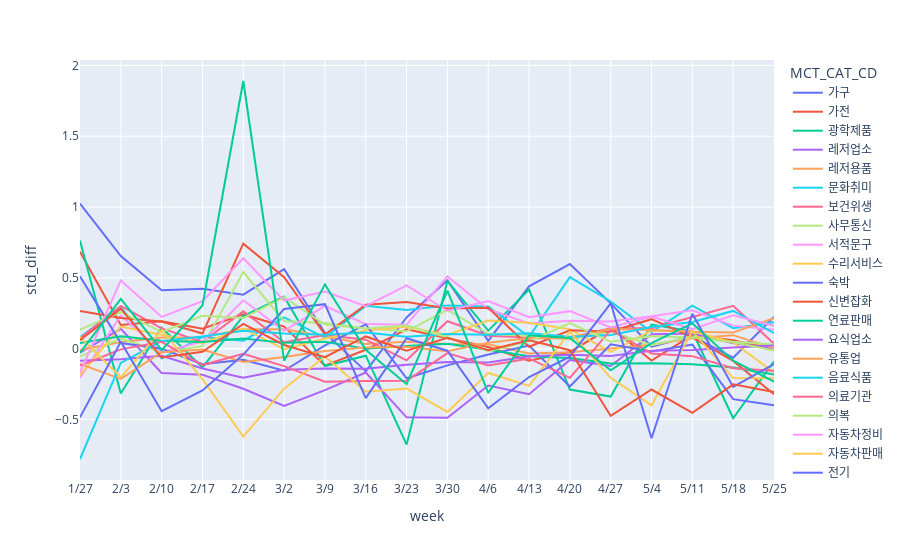

Notebook source saved alongside this figure:
### Code cell
fig = px.line(std_cnt_diff2, x="week", y="std_diff", color='MCT_CAT_CD')

fig.update_layout(
    xaxis = dict(
        tickmode = 'array',
        tickvals = np.arange(0, len(test2)),
        ticktext = test2
    )
)
fig.show()

### Figure 1 — Plotly figure (JSON) as saved in the notebook; plotly's stock layout.template omitted (floating-point values rounded to 4 significant figures)
{"data": [{"hovertemplate": "MCT_CAT_CD=가구<br>week=%{x}<br>std_diff=%{y}<extra></extra>", "legendgroup": "가구", "line": {"color": "#636efa", "dash": "solid"}, "mode": "lines", "name": "가구", "orientation": "v", "showlegend": true, "type": "scatter", "x": [5, 6, 7, 8, 9, 10, 11, 12, 13, 14, 15, 16, 17, 18, 19, 20, 21, 22], "xaxis": "x", "y": [1.025, 0.6546, 0.412, 0.4231, 0.3816, 0.5611, 0.113, -0.16, 0.2203, 0.4839, 0.05504, 0.4407, 0.5978, 0.3199, 0.01469, 0.08927, -0.0642, 0.2248], "yaxis": "y"}, {"hovertemplate": "MCT_CAT_CD=가전<br>week=%{x}<br>std_diff=%{y}<extra></extra>", "legendgroup": "가전", "line": {"color": "#EF553B", "dash": "solid"}, "mode": "lines", "name": "가전", "orientation": "v", "showlegend": true, "type": "scatter", "x": [5, 6, 7, 8, 9, 10, 11, 12, 13, 14, 15, 16, 17, 18, 19, 20, 21, 22], "xaxis": "x", "y": [0.6855, 0.168, 0.1932, 0.1409, 0.2421, 0.1559, -0.1198, -0.007603, 0.1368, 0.07329, 0.01221, -0.08417, -0.02306, 0.1495, -0.08391, 0.09585, 0.05979, -0.002055], "yaxis": "y"}, {"hovertemplate": "MCT_CAT_CD=광학제품<br>week=%{x}<br>std_diff=%{y}<extra></extra>", "legendgroup": "광학제품", "line": {"color": "#00cc96", "dash": "solid"}, "mode": "lines", "name": "광학제품", "orientation": "v", "showlegend": true, "type": "scatter", "x": [5, 6, 7, 8, 9, 10, 11, 12, 13, 14, 15, 16, 17, 18, 19, 20, 21, 22], "xaxis": "x", "y": [0.7638, -0.3157, 0.1498, -0.1325, 0.2309, 0.3676, -0.1223, -0.04912, -0.6772, 0.4778, 0.1277, 0.4173, -0.2881, -0.338, 0.171, 0.1216, -0.4913, -0.08856], "yaxis": "y"}, {"hovertemplate": "MCT_CAT_CD=레저업소<br>week=%{x}<br>std_diff=%{y}<extra></extra>", "legendgroup": "레저업소", "line": {"color": "#ab63fa", "dash": "solid"}, "mode": "lines", "name": "레저업소", "orientation": "v", "showlegend": true, "type": "scatter", "x": [5, 6, 7, 8, 9, 10, 11, 12, 13, 14, 15, 16, 17, 18, 19, 20, 21, 22], "xaxis": "x", "y": [-0.02817, 0.1406, -0.1711, -0.1837, -0.2826, -0.4042, -0.2923, -0.168, -0.4846, -0.4869, -0.2595, -0.3218, -0.07894, -0.1222, 0.1026, 0.1068, 0.03867, 0.001253], "yaxis": "y"}, {"hovertemplate": "MCT_CAT_CD=레저용품<br>week=%{x}<br>std_diff=%{y}<extra></extra>", "legendgroup": "레저용품", "line": {"color": "#FFA15A", "dash": "solid"}, "mode": "lines", "name": "레저용품", "orientation": "v", "showlegend": true, "type": "scatter", "x": [5, 6, 7, 8, 9, 10, 11, 12, 13, 14, 15, 16, 17, 18, 19, 20, 21, 22], "xaxis": "x", "y": [-0.008903, 0.04705, 0.07883, 0.08169, 0.1367, 0.1371, 0.08811, 0.03277, 0.04993, 0.03256, 0.0318, -0.03442, -0.02452, -0.0006293, 0.02728, 0.07444, 0.0957, 0.002145], "yaxis": "y"}, {"hovertemplate": "MCT_CAT_CD=문화취미<br>week=%{x}<br>std_diff=%{y}<extra></extra>", "legendgroup": "문화취미", "line": {"color": "#19d3f3", "dash": "solid"}, "mode": "lines", "name": "문화취미", "orientation": "v", "showlegend": true, "type": "scatter", "x": [5, 6, 7, 8, 9, 10, 11, 12, 13, 14, 15, 16, 17, 18, 19, 20, 21, 22], "xaxis": "x", "y": [0.08125, 0.2939, -0.06981, 0.08345, 0.0569, 0.2215, 0.0789, 0.3027, 0.2739, 0.3059, 0.2986, 0.08399, 0.5057, 0.3333, 0.1181, 0.3046, 0.1453, 0.1875], "yaxis": "y"}, {"hovertemplate": "MCT_CAT_CD=보건위생<br>week=%{x}<br>std_diff=%{y}<extra></extra>", "legendgroup": "보건위생", "line": {"color": "#FF6692", "dash": "solid"}, "mode": "lines", "name": "보건위생", "orientation": "v", "showlegend": true, "type": "scatter", "x": [5, 6, 7, 8, 9, 10, 11, 12, 13, 14, 15, 16, 17, 18, 19, 20, 21, 22], "xaxis": "x", "y": [0.07318, 0.3023, 0.1431, 0.04727, 0.2638, 0.04578, 0.0966, 0.06377, -0.08203, 0.194, 0.09225, 0.07905, 0.07837, 0.1451, 0.1439, 0.2251, 0.3023, 0.03563], "yaxis": "y"}, {"hovertemplate": "MCT_CAT_CD=사무통신<br>week=%{x}<br>std_diff=%{y}<extra></extra>", "legendgroup": "사무통신", "line": {"color": "#B6E880", "dash": "solid"}, "mode": "lines", "name": "사무통신", "orientation": "v", "showlegend": true, "type": "scatter", "x": [5, 6, 7, 8, 9, 10, 11, 12, 13, 14, 15, 16, 17, 18, 19, 20, 21, 22], "xaxis": "x", "y": [-0.05589, 0.07252, -0.02629, 0.01816, 0.5416, 0.1939, 0.1815, 0.143, 0.1227, 0.2738, 0.1053, 0.08929, 0.06539, 0.1218, 0.02417, 0.08693, 0.04892, 0.02952], "yaxis": "y"}, {"hovertemplate": "MCT_CAT_CD=서적문구<br>week=%{x}<br>std_diff=%{y}<extra></extra>", "legendgroup": "서적문구", "line": {"color": "#FF97FF", "dash": "solid"}, "mode": "lines", "name": "서적문구", "orientation": "v", "showlegend": true, "type": "scatter", "x": [5, 6, 7, 8, 9, 10, 11, 12, 13, 14, 15, 16, 17, 18, 19, 20, 21, 22], "xaxis": "x", "y": [-0.2071, 0.2348, -0.02575, 0.05179, 0.3417, 0.1269, 0.3017, 0.1737, 0.17, 0.5101, 0.2785, 0.1777, 0.197, 0.1927, 0.2287, 0.2716, 0.1629, 0.1336], "yaxis": "y"}, {"hovertemplate": "MCT_CAT_CD=수리서비스<br>week=%{x}<br>std_diff=%{y}<extra></extra>", "legendgroup": "수리서비스", "line": {"color": "#FECB52", "dash": "solid"}, "mode": "lines", "name": "수리서비스", "orientation": "v", "showlegend": true, "type": "scatter", "x": [5, 6, 7, 8, 9, 10, 11, 12, 13, 14, 15, 16, 17, 18, 19, 20, 21, 22], "xaxis": "x", "y": [-0.1859, 0.1558, 0.09902, 0.03876, 0.1431, -0.004021, 0.07155, 0.128, 0.1554, 0.09726, 0.1983, 0.1832, 0.1374, -0.02241, 0.128, 0.124, 0.04377, -0.1676], "yaxis": "y"}, {"hovertemplate": "MCT_CAT_CD=숙박<br>week=%{x}<br>std_diff=%{y}<extra></extra>", "legendgroup": "숙박", "line": {"color": "#636efa", "dash": "solid"}, "mode": "lines", "name": "숙박", "orientation": "v", "showlegend": true, "type": "scatter", "x": [5, 6, 7, 8, 9, 10, 11, 12, 13, 14, 15, 16, 17, 18, 19, 20, 21, 22], "xaxis": "x", "y": [0.5119, 0.03999, 0.0002888, -0.109, -0.07856, -0.1557, 0.02333, 0.1715, -0.2087, -0.1175, -0.0406, 0.02205, -0.2666, 0.03104, -0.02024, 0.02907, -0.356, -0.3997], "yaxis": "y"}, {"hovertemplate": "MCT_CAT_CD=신변잡화<br>week=%{x}<br>std_diff=%{y}<extra></extra>", "legendgroup": "신변잡화", "line": {"color": "#EF553B", "dash": "solid"}, "mode": "lines", "name": "신변잡화", "orientation": "v", "showlegend": true, "type": "scatter", "x": [5, 6, 7, 8, 9, 10, 11, 12, 13, 14, 15, 16, 17, 18, 19, 20, 21, 22], "xaxis": "x", "y": [0.2669, 0.2175, 0.1924, 0.107, 0.7419, 0.5054, 0.09977, 0.3103, 0.3302, 0.2847, 0.2884, 0.01352, 0.1299, 0.121, 0.2085, 0.0796, -0.08587, -0.3222], "yaxis": "y"}, {"hovertemplate": "MCT_CAT_CD=연료판매<br>week=%{x}<br>std_diff=%{y}<extra></extra>", "legendgroup": "연료판매", "line": {"color": "#00cc96", "dash": "solid"}, "mode": "lines", "name": "연료판매", "orientation": "v", "showlegend": true, "type": "scatter", "x": [5, 6, 7, 8, 9, 10, 11, 12, 13, 14, 15, 16, 17, 18, 19, 20, 21, 22], "xaxis": "x", "y": [0.0396, 0.08746, 0.05543, 0.04806, 0.07271, 0.04125, 0.04882, -0.0006432, 0.01887, 0.03472, -0.006723, -0.05237, -0.06624, -0.1048, -0.1032, -0.1105, -0.1333, -0.1815], "yaxis": "y"}, {"hovertemplate": "MCT_CAT_CD=요식업소<br>week=%{x}<br>std_diff=%{y}<extra></extra>", "legendgroup": "요식업소", "line": {"color": "#ab63fa", "dash": "solid"}, "mode": "lines", "name": "요식업소", "orientation": "v", "showlegend": true, "type": "scatter", "x": [5, 6, 7, 8, 9, 10, 11, 12, 13, 14, 15, 16, 17, 18, 19, 20, 21, 22], "xaxis": "x", "y": [-0.08533, -0.07524, -0.04926, -0.1398, -0.2051, -0.1483, -0.1395, -0.1418, -0.1135, -0.09447, -0.09671, -0.05282, -0.04304, -0.05192, -0.01403, -0.009313, 0.008324, 0.02292], "yaxis": "y"}, {"hovertemplate": "MCT_CAT_CD=유통업<br>week=%{x}<br>std_diff=%{y}<extra></extra>", "legendgroup": "유통업", "line": {"color": "#FFA15A", "dash": "solid"}, "mode": "lines", "name": "유통업", "orientation": "v", "showlegend": true, "type": "scatter", "x": [5, 6, 7, 8, 9, 10, 11, 12, 13, 14, 15, 16, 17, 18, 19, 20, 21, 22], "xaxis": "x", "y": [-0.1083, -0.2126, -0.02417, -0.006299, -0.09437, -0.0588, -0.01654, 0.009225, 0.01393, -0.01762, 0.04179, 0.07581, 0.07446, 0.1393, 0.1329, 0.1194, 0.1147, 0.2154], "yaxis": "y"}, {"hovertemplate": "MCT_CAT_CD=음료식품<br>week=%{x}<br>std_diff=%{y}<extra></extra>", "legendgroup": "음료식품", "line": {"color": "#19d3f3", "dash": "solid"}, "mode": "lines", "name": "음료식품", "orientation": "v", "showlegend": true, "type": "scatter", "x": [5, 6, 7, 8, 9, 10, 11, 12, 13, 14, 15, 16, 17, 18, 19, 20, 21, 22], "xaxis": "x", "y": [-0.7787, -0.09998, 0.05492, 0.08581, 0.1272, 0.1075, 0.09902, 0.1143, 0.08457, 0.1045, 0.09903, 0.1097, 0.08397, 0.0962, 0.1533, 0.1884, 0.2667, 0.1101], "yaxis": "y"}, {"hovertemplate": "MCT_CAT_CD=의료기관<br>week=%{x}<br>std_diff=%{y}<extra></extra>", "legendgroup": "의료기관", "line": {"color": "#FF6692", "dash": "solid"}, "mode": "lines", "name": "의료기관", "orientation": "v", "showlegend": true, "type": "scatter", "x": [5, 6, 7, 8, 9, 10, 11, 12, 13, 14, 15, 16, 17, 18, 19, 20, 21, 22], "xaxis": "x", "y": [-0.1183, -0.004828, 0.04844, -0.1155, -0.03591, -0.1232, -0.2336, -0.2274, -0.2269, -0.03129, -0.1186, -0.06887, -0.2059, 0.1326, -0.03343, -0.05239, -0.1373, -0.1565], "yaxis": "y"}, {"hovertemplate": "MCT_CAT_CD=의복<br>week=%{x}<br>std_diff=%{y}<extra></extra>", "legendgroup": "의복", "line": {"color": "#B6E880", "dash": "solid"}, "mode": "lines", "name": "의복", "orientation": "v", "showlegend": true, "type": "scatter", "x": [5, 6, 7, 8, 9, 10, 11, 12, 13, 14, 15, 16, 17, 18, 19, 20, 21, 22], "xaxis": "x", "y": [0.1352, 0.2581, 0.1184, 0.2326, 0.2163, 0.3639, 0.1711, 0.1427, 0.1636, 0.08114, -0.01673, 0.05204, 0.181, 0.04998, 0.08781, 0.07916, 0.04523, -0.01258], "yaxis": "y"}, {"hovertemplate": "MCT_CAT_CD=자동차정비<br>week=%{x}<br>std_diff=%{y}<extra></extra>", "legendgroup": "자동차정비", "line": {"color": "#FF97FF", "dash": "solid"}, "mode": "lines", "name": "자동차정비", "orientation": "v", "showlegend": true, "type": "scatter", "x": [5, 6, 7, 8, 9, 10, 11, 12, 13, 14, 15, 16, 17, 18, 19, 20, 21, 22], "xaxis": "x", "y": [-0.1679, 0.4819, 0.2247, 0.336, 0.6385, 0.3398, 0.4039, 0.2999, 0.4466, 0.268, 0.3365, 0.2227, 0.2653, 0.1508, 0.2268, 0.1386, 0.2366, 0.161], "yaxis": "y"}, {"hovertemplate": "MCT_CAT_CD=자동차판매<br>week=%{x}<br>std_diff=%{y}<extra></extra>", "legendgroup": "자동차판매", "line": {"color": "#FECB52", "dash": "solid"}, "mode": "lines", "name": "자동차판매", "orientation": "v", "showlegend": true, "type": "scatter", "x": [5, 6, 7, 8, 9, 10, 11, 12, 13, 14, 15, 16, 17, 18, 19, 20, 21, 22], "xaxis": "x", "y": [0.08358, -0.2019, 0.1325, -0.2144, -0.6205, -0.282, -0.05553, -0.3032, -0.281, -0.4467, -0.171, -0.2625, 0.1197, -0.2055, -0.3995, 0.1241, -0.2075, -0.2087], "yaxis": "y"}, {"hovertemplate": "MCT_CAT_CD=전기<br>week=%{x}<br>std_diff=%{y}<extra></extra>", "legendgroup": "전기", "line": {"color": "#636efa", "dash": "solid"}, "mode": "lines", "name": "전기", "orientation": "v", "showlegend": true, "type": "scatter", "x": [5, 6, 7, 8, 9, 10, 11, 12, 13, 14, 15, 16, 17, 18, 19, 20, 21, 22], "xaxis": "x", "y": [-0.4838, 0.04856, -0.441, -0.2951, -0.04127, 0.2801, 0.3146, -0.3485, 0.07421, -0.01408, -0.4206, -0.1996, -0.05646, 0.3205, -0.6318, 0.2468, -0.2696, -0.108], "yaxis": "y"}, {"hovertemplate": "MCT_CAT_CD=주방용구<br>week=%{x}<br>std_diff=%{y}<extra></extra>", "legendgroup": "주방용구", "line": {"color": "#EF553B", "dash": "solid"}, "mode": "lines", "name": "주방용구", "orientation": "v", "showlegend": true, "type": "scatter", "x": [5, 6, 7, 8, 9, 10, 11, 12, 13, 14, 15, 16, 17, 18, 19, 20, 21, 22], "xaxis": "x", "y": [0.06002, 0.2823, -0.06228, -0.02139, 0.175, 0.02627, -0.05915, 0.08658, -0.01386, 0.07767, -0.009729, 0.05905, -0.01077, -0.4746, -0.2881, -0.4524, -0.2518, -0.3053], "yaxis": "y"}, {"hovertemplate": "MCT_CAT_CD=직물<br>week=%{x}<br>std_diff=%{y}<extra></extra>", "legendgroup": "직물", "line": {"color": "#00cc96", "dash": "solid"}, "mode": "lines", "name": "직물", "orientation": "v", "showlegend": true, "type": "scatter", "x": [5, 6, 7, 8, 9, 10, 11, 12, 13, 14, 15, 16, 17, 18, 19, 20, 21, 22], "xaxis": "x", "y": [-0.02918, 0.3511, -0.01058, 0.3052, 1.89, -0.08488, 0.454, -0.007214, -0.2505, 0.4094, -0.3122, 0.09493, 0.07541, -0.1524, 0.03904, 0.179, -0.08449, -0.2329], "yaxis": "y"}], "layout": {"legend": {"title": {"text": "MCT_CAT_CD"}, "tracegroupgap": 0}, "margin": {"t": 60}, "xaxis": {"anchor": "y", "domain": [0, 1], "tickmode": "array", "ticktext": ["12/23", "12/30", "1/6", "1/13", "1/20", "1/27", "2/3", "2/10", "2/17", "2/24", "3/2", "3/9", "3/16", "3/23", "3/30", "4/6", "4/13", "4/20", "4/27", "5/4", "5/11", "5/18", "5/25", "6/1", "6/8", "6/15", "6/22", "6/29", "7/6", "7/13", "7/20", "7/27", "8/3", "8/10", "8/17", "8/24", "8/31", "9/7", "9/14", "9/21", "9/28", "10/5", "10/12", "10/19", "10/26", "11/2", "11/9", "11/16", "11/23", "11/30", "12/7", "12/14"], "tickvals": [0, 1, 2, 3, 4, 5, 6, 7, 8, 9, 10, 11, 12, 13, 14, 15, 16, 17, 18, 19, 20, 21, 22, 23, 24, 25, 26, 27, 28, 29, 30, 31, 32, 33, 34, 35, 36, 37, 38, 39, 40, 41, 42, 43, 44, 45, 46, 47, 48, 49, 50, 51], "title": {"text": "week"}}, "yaxis": {"anchor": "x", "domain": [0, 1], "title": {"text": "std_diff"}}}}
